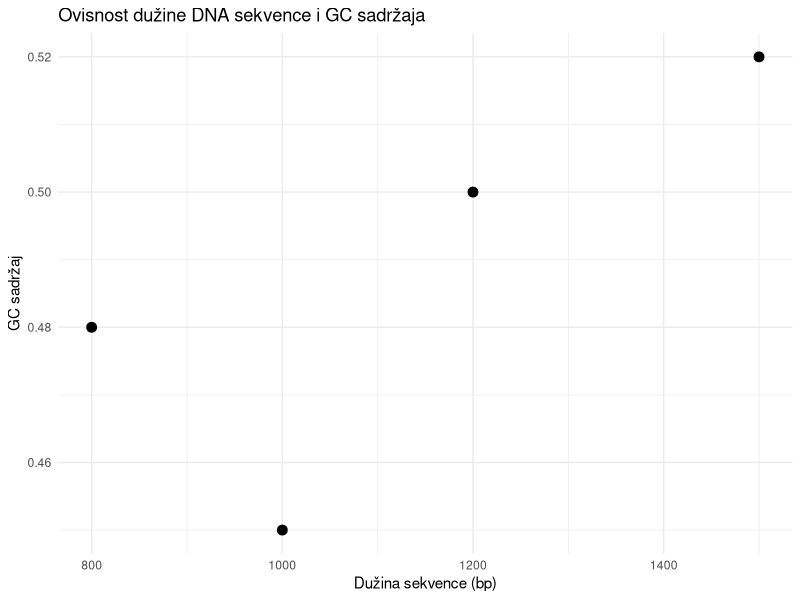
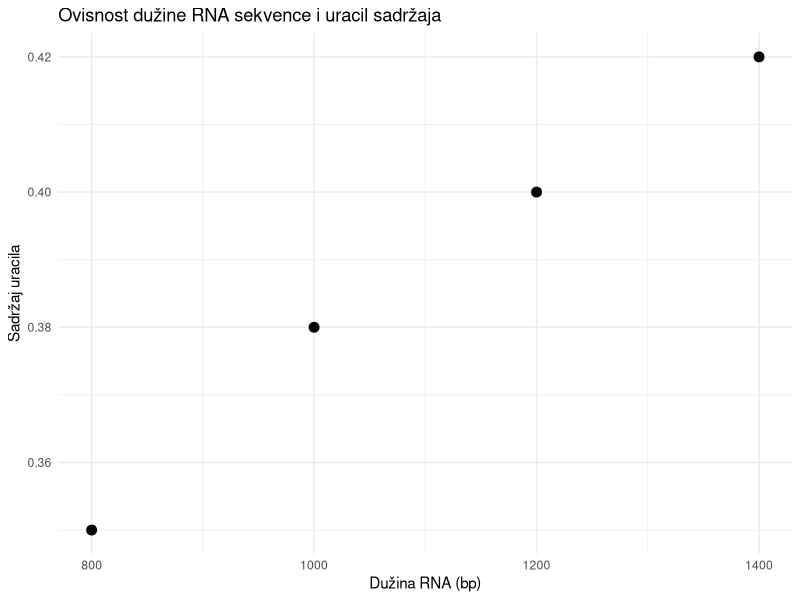

Here is the R script that generated these plots, in order:
## ---- chunk 1
knitr::opts_chunk$set(echo = TRUE)
## ---- chunk 2
# Kreirajmo jednu varijablu, vektor i data frame
pi <- 3.14
print(pi)

vektor <- c(1, 2, 3, 4, 5)
vektor

df <- data.frame(
  student = c("Ana", "Marko", "Julia"),
  smjer = c("FIM", "ekologija", "molekularna"),
  ljubimci = c(3, 0, 1),
  visina = c(163, 170, 182)
  )
print(df)

## ---- chunk 3
# Rad s data frame-ovima
# Kreiramo fiktivan set podataka o sekvencama DNA

sekvence <- data.frame(
  ID = c("Seq1", "Seq2", "Seq3", "Seq4"),
  duzina_bp = c(1000, 1500, 800, 1200),  # dužina u bp
  GC_sadrzaj = c(0.45, 0.52, 0.48, 0.50)  # GC sadržaj kao udio
)

# Prikaz data frame-a
print(sekvence)

# Dodavanje nove varijable za broj G+C nukleotida
sekvence$broj_GC <- sekvence$duzina_bp * sekvence$GC_sadrzaj
## ---- chunk 4
# Definiranje bioloških varijabli
sekvenca_DNA <- c("ATGCGTACG", "GCTAGCTAGC", "CGTACGTACG", "ATCGATCGTA")
sekvenca_proteina <- c("MVR", "ALA", "TGV", "IRV")
## ---- chunk 5
# Učitavanje ggplot2 paketa
library(ggplot2)

# Scatter plot - Dužina sekvence vs GC sadržaj
ggplot(sekvence, aes(x = duzina_bp, y = GC_sadrzaj)) +
  geom_point(size = 3) +
  labs(title = "Ovisnost dužine DNA sekvence i GC sadržaja",
       x = "Dužina sekvence (bp)",
       y = "GC sadržaj") +
  theme_minimal()
## ---- chunk 6
# 5. Vježba - Kreiranje vlastitih bioloških varijabli
duzina_RNA <- c(800, 1200, 1000, 1400)
sadrzaj_uracil <- c(0.35, 0.40, 0.38, 0.42)

# Ispis osnovnih statistika
summary(duzina_RNA)
summary(sadrzaj_uracil)

# Vizualizacija bioloških varijabli
rna_data <- data.frame(duzina_RNA, sadrzaj_uracil)

ggplot(rna_data, aes(x = duzina_RNA, y = sadrzaj_uracil)) +
  geom_point(size = 3) +
  labs(title = "Ovisnost dužine RNA sekvence i uracil sadržaja",
       x = "Dužina RNA (bp)",
       y = "Sadržaj uracila") +
  theme_minimal()
## ---- chunk 7
# Učitavanje potrebnih paketa
library(dplyr)
library(tidyr)
library(tidyverse)

# Koristimo iris dataset i dodajemo nove podatke iz molekularne biologije
iris <- datasets::iris

# Dodajmo fiktivne molekularne podatke o ekspresiji gena u cvjetovima biljaka
set.seed(123)
iris$gen_exp_ABC <- runif(n = 150, min = 10, max = 100)  # ekspresija gena ABC
iris$gen_exp_XYZ <- runif(n = 150, min = 5, max = 50)    # ekspresija gena XYZ
iris$DNA_integrity <- sample(c("High", "Medium", "Low"), size = 150, replace = TRUE)  # Kvaliteta DNK

# Pregled podataka
glimpse(iris)

# Filtriranje podataka: Npr. filtriramo sve biljke gdje je ekspresija gena ABC veća od 50
filtrirani_iris <- iris %>% filter(gen_exp_ABC > 50)
print(filtrirani_iris)

# Sortiranje podataka po ekspresiji gena XYZ
sortirani_iris <- iris %>% arrange(gen_exp_XYZ)
print(sortirani_iris)

# Spajanje s drugim podacima: Npr. dodajmo još jedan stupac s fiktivnim podacima o proteinima
set.seed(456)
proteini <- data.frame(
  Protein_Exp = runif(n = 150, min = 50, max = 200),
  ID = 1:150
)

# Spajanje podataka po redoslijedu
iris_spojeni <- bind_cols(iris, proteini)
print(head(iris_spojeni))
